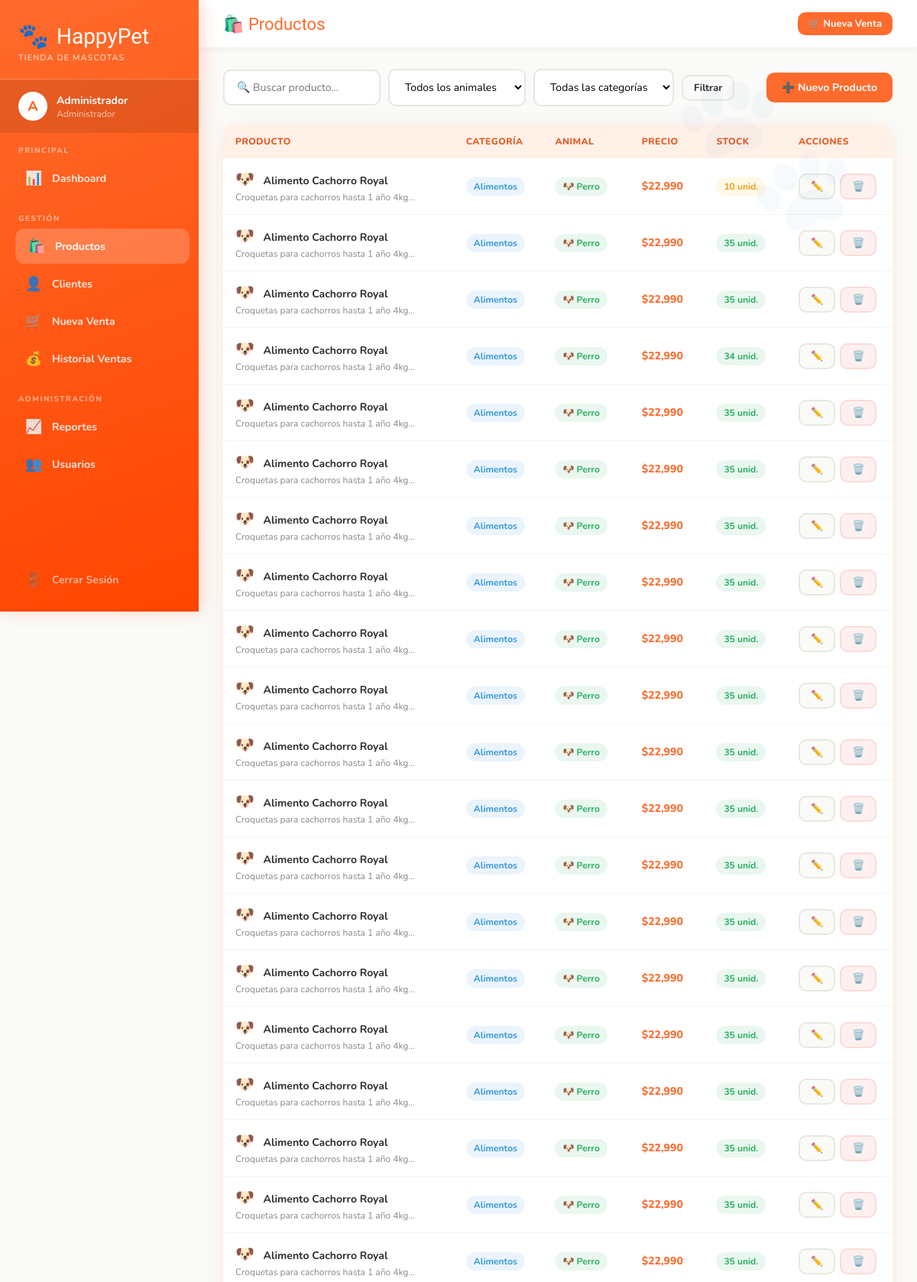
Page /productos (signed in, upper part) on the committed database.
### tables this page shows
CREATE TABLE productos (
        id INTEGER PRIMARY KEY AUTOINCREMENT,
        nombre TEXT NOT NULL,
        descripcion TEXT,
        precio REAL NOT NULL,
        stock INTEGER DEFAULT 0,
        categoria TEXT,
        tipo_mascota TEXT,
        imagen TEXT,
        activo INTEGER DEFAULT 1,
        creado_en TEXT
    );

### app.py (the view)
@app.route('/productos')
@login_required
def productos():
    search = request.args.get('search', '')
    tipo = request.args.get('tipo', '')
    cat = request.args.get('categoria', '')
    conn = get_db()
    q = "SELECT * FROM productos WHERE activo=1"
    params = []
    if search:
        q += " AND (nombre LIKE ? OR descripcion LIKE ?)"
        params += [f'%{search}%', f'%{search}%']
    if tipo:
        q += " AND tipo_mascota=?"
        params.append(tipo)
    if cat:
        q += " AND categoria=?"
        params.append(cat)
    q += " ORDER BY nombre"
    prods = conn.execute(q, params).fetchall()
    categorias = conn.execute("SELECT DISTINCT categoria FROM productos WHERE activo=1").fetchall()
    conn.close()
    return render_template('productos.html', productos=prods, categorias=categorias,
                           search=search, tipo=tipo, cat=cat)

### app.py (called while the page is built)
def get_db():
    conn = sqlite3.connect(DB_PATH)
    conn.row_factory = sqlite3.Row
    return conn

def login_required(f):
    from functools import wraps
    @wraps(f)
    def decorated(*args, **kwargs):
        if 'user_id' not in session:
            return redirect(url_for('login'))
        return f(*args, **kwargs)
    return decorated

### templates/productos.html (shortened to what this page needs)
{% extends "base.html" %}
{% block page_title %}🛍️ Productos{% endblock %}
{% block content %}
<div class="d-flex justify-between align-center mb-3">
    <form class="search-bar" method="get">
        <input name="search" value="{{ search }}" placeholder="🔍 Buscar producto...">
        <select name="tipo">
            <option value="">Todos los animales</option>
        </select>
        <select name="categoria">
            <option value="">Todas las categorías</option>
        </select>
        <button type="submit" class="btn btn-secondary btn-sm">Filtrar</button>
    </form>
    <a href="{{ url_for('nuevo_producto') }}" class="btn btn-primary">➕ Nuevo Producto</a>
</div>
<div class="card">
    <div class="table-container">
        {% if productos %}
        <table>
            <thead>
                <tr>
                    <th>Producto</th><th>Categoría</th><th>Animal</th>
                    <th>Precio</th><th>Stock</th><th>Acciones</th>
                </tr>
            </thead>
            <tbody>
            {% for p in productos %}
            <tr>
                <td>
                    <span style="font-size:20px">{{ p['imagen'] }}</span>
                    <strong style="margin-left:8px">{{ p['nombre'] }}</strong>
                    {% if p['descripcion'] %}
                    <div style="font-size:12px;color:#888;margin-top:2px">{{ p['descripcion'][:60] }}...</div>
                    {% endif %}
                </td>
                <td><span class="badge badge-info">{{ p['categoria'] }}</span></td>
                <td>
                    <span class="badge {{ 'badge-orange' if p['tipo_mascota']=='Gato' else 'badge-success' if p['tipo_mascota']=='Perro' else 'badge-info' }}">
                        {{ '🐱' if p['tipo_mascota']=='Gato' else '🐶' if p['tipo_mascota']=='Perro' else '🐾' }}
                        {{ p['tipo_mascota'] }}
                    </span>
                </td>
                <td class="fw-bold text-orange">${{ "{:,.0f}".format(p['precio']) }}</td>
                <td>
                    <span class="badge {{ 'badge-danger' if p['stock']<=5 else 'badge-warning' if p['stock']<=10 else 'badge-success' }}">
                        {{ p['stock'] }} unid.
                    </span>
                </td>
                <td>
                    <div style="display:flex;gap:6px">
                        <a href="{{ url_for('editar_producto', pid=p['id']) }}" class="btn btn-secondary btn-sm">✏️</a>
                        <form method="post" action="{{ url_for('eliminar_producto', pid=p['id']) }}" onsubmit="return confirm('¿Eliminar este producto?')">
                            <button type="submit" class="btn btn-danger btn-sm">🗑️</button>
                        </form>
                    </div>
                </td>
            </tr>
            {% endfor %}
            </tbody>
        </table>
        {% endif %}
    </div>
</div>
{% endblock %}

### templates/base.html (style rules this page uses)
:root { --orange: #FF6B2C; --orange-light: #FF8C5A; --orange-pale: #FFF0E8; --orange-dark: #E55A1F; --white: #FFFFFF; --off-white: #FAFAF8; --text: #2D2D2D; --text-light: #6B6B6B; --success: #2ECC71; --danger: #E74C3C; --warning: #F39C12; --info: #3498DB; --sidebar-w: 260px; --shadow: 0 4px 20px rgba(255,107,44,0.12); --radius: 16px; }
* { margin: 0; padding: 0; box-sizing: border-box; }
body { font-family: 'Nunito', sans-serif; background: var(--off-white); color: var(--text); min-height: 100vh; }
.card { background: white; border-radius: var(--radius); box-shadow: var(--shadow); overflow: hidden; }
.btn { display: inline-flex; align-items: center; gap: 6px; padding: 10px 20px; border-radius: 10px; border: none; font-family: 'Nunito', sans-serif; font-weight: 700; font-size: 14px; cursor: pointer; text-decoration: none; transition: all 0.2s; }
.btn-primary { background: var(--orange); color: white; }
.btn-secondary { background: var(--off-white); color: var(--text); border: 2px solid #E8E8E0; }
.btn-danger { background: #FEF0EF; color: var(--danger); border: 2px solid #FADBD8; }
.btn-sm { padding: 6px 14px; font-size: 13px; }
.table-container { overflow-x: auto; }
table { width: 100%; border-collapse: collapse; }
thead th { background: var(--orange-pale); color: var(--orange-dark); font-weight: 800; padding: 14px 16px; font-size: 12px; text-transform: uppercase; letter-spacing: 0.5px; text-align: left; }
tbody td { padding: 14px 16px; border-bottom: 1px solid #F5F5F0; font-size: 14px; }
input, select, textarea { width: 100%; padding: 12px 16px; border: 2px solid #E8E8E0; border-radius: 10px; font-family: 'Nunito', sans-serif; font-size: 14px; transition: border-color 0.2s; background: white; }
.badge { display: inline-flex; align-items: center; padding: 4px 10px; border-radius: 20px; font-size: 12px; font-weight: 700; }
.badge-success { background: #E9F7EF; color: #27AE60; }
.badge-warning { background: #FEF9E7; color: #F39C12; }
.badge-info { background: #EBF4FD; color: #3498DB; }
.text-orange { color: var(--orange); }
.fw-bold { font-weight: 800; }
.mb-3 { margin-bottom: 24px; }
.d-flex { display: flex; }
.align-center { align-items: center; }
.justify-between { justify-content: space-between; }
.search-bar { display: flex; gap: 10px; align-items: center; flex-wrap: wrap; }
.search-bar input, .search-bar select { width: auto; min-width: 180px; }

### rows in the picture
productos: imagen "🐶", nombre "Alimento Cachorro Royal", descripcion "Croquetas para cachorros hasta 1 año 4kg", categoria "Alimentos", tipo_mascota "🐶", tipo_mascota "Perro", precio "22,990", stock "10"
productos: imagen "🐶", nombre "Alimento Cachorro Royal", descripcion "Croquetas para cachorros hasta 1 año 4kg", categoria "Alimentos", tipo_mascota "🐶", tipo_mascota "Perro", precio "22,990", stock "35"
productos: imagen "🐶", nombre "Alimento Cachorro Royal", descripcion "Croquetas para cachorros hasta 1 año 4kg", categoria "Alimentos", tipo_mascota "🐶", tipo_mascota "Perro", precio "22,990", stock "35"
productos: imagen "🐶", nombre "Alimento Cachorro Royal", descripcion "Croquetas para cachorros hasta 1 año 4kg", categoria "Alimentos", tipo_mascota "🐶", tipo_mascota "Perro", precio "22,990", stock "34"
productos: imagen "🐶", nombre "Alimento Cachorro Royal", descripcion "Croquetas para cachorros hasta 1 año 4kg", categoria "Alimentos", tipo_mascota "🐶", tipo_mascota "Perro", precio "22,990", stock "35"
productos: imagen "🐶", nombre "Alimento Cachorro Royal", descripcion "Croquetas para cachorros hasta 1 año 4kg", categoria "Alimentos", tipo_mascota "🐶", tipo_mascota "Perro", precio "22,990", stock "35"
productos: imagen "🐶", nombre "Alimento Cachorro Royal", descripcion "Croquetas para cachorros hasta 1 año 4kg", categoria "Alimentos", tipo_mascota "🐶", tipo_mascota "Perro", precio "22,990", stock "35"
productos: imagen "🐶", nombre "Alimento Cachorro Royal", descripcion "Croquetas para cachorros hasta 1 año 4kg", categoria "Alimentos", tipo_mascota "🐶", tipo_mascota "Perro", precio "22,990", stock "35"
productos: imagen "🐶", nombre "Alimento Cachorro Royal", descripcion "Croquetas para cachorros hasta 1 año 4kg", categoria "Alimentos", tipo_mascota "🐶", tipo_mascota "Perro", precio "22,990", stock "35"
productos: imagen "🐶", nombre "Alimento Cachorro Royal", descripcion "Croquetas para cachorros hasta 1 año 4kg", categoria "Alimentos", tipo_mascota "🐶", tipo_mascota "Perro", precio "22,990", stock "35"
productos: imagen "🐶", nombre "Alimento Cachorro Royal", descripcion "Croquetas para cachorros hasta 1 año 4kg", categoria "Alimentos", tipo_mascota "🐶", tipo_mascota "Perro", precio "22,990", stock "35"
productos: imagen "🐶", nombre "Alimento Cachorro Royal", descripcion "Croquetas para cachorros hasta 1 año 4kg", categoria "Alimentos", tipo_mascota "🐶", tipo_mascota "Perro", precio "22,990", stock "35"
productos: imagen "🐶", nombre "Alimento Cachorro Royal", descripcion "Croquetas para cachorros hasta 1 año 4kg", categoria "Alimentos", tipo_mascota "🐶", tipo_mascota "Perro", precio "22,990", stock "35"
productos: imagen "🐶", nombre "Alimento Cachorro Royal", descripcion "Croquetas para cachorros hasta 1 año 4kg", categoria "Alimentos", tipo_mascota "🐶", tipo_mascota "Perro", precio "22,990", stock "35"
productos: imagen "🐶", nombre "Alimento Cachorro Royal", descripcion "Croquetas para cachorros hasta 1 año 4kg", categoria "Alimentos", tipo_mascota "🐶", tipo_mascota "Perro", precio "22,990", stock "35"
productos: imagen "🐶", nombre "Alimento Cachorro Royal", descripcion "Croquetas para cachorros hasta 1 año 4kg", categoria "Alimentos", tipo_mascota "🐶", tipo_mascota "Perro", precio "22,990", stock "35"
productos: imagen "🐶", nombre "Alimento Cachorro Royal", descripcion "Croquetas para cachorros hasta 1 año 4kg", categoria "Alimentos", tipo_mascota "🐶", tipo_mascota "Perro", precio "22,990", stock "35"
productos: imagen "🐶", nombre "Alimento Cachorro Royal", descripcion "Croquetas para cachorros hasta 1 año 4kg", categoria "Alimentos", tipo_mascota "🐶", tipo_mascota "Perro", precio "22,990", stock "35"
productos: imagen "🐶", nombre "Alimento Cachorro Royal", descripcion "Croquetas para cachorros hasta 1 año 4kg", categoria "Alimentos", tipo_mascota "🐶", tipo_mascota "Perro", precio "22,990", stock "35"
productos: imagen "🐶", nombre "Alimento Cachorro Royal", descripcion "Croquetas para cachorros hasta 1 año 4kg", categoria "Alimentos", tipo_mascota "🐶", tipo_mascota "Perro", precio "22,990", stock "35"

### other values in the picture
{{ session.nombre[0].upper() }} "A"
{{ session.nombre }} "Administrador"
